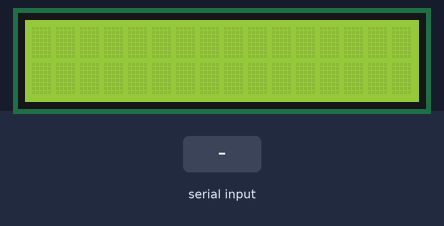
This sketch was run on a simulated Arduino Uno, built with avr-gcc and run on an emulated ATmega328P. Shown: 16×2 character LCD. The test bench sets the inputs (shaded band).

Above: at 1.2 s.
1.3 s: byte 30 received over Serial
2.8 s: byte 90 received over Serial
At 3.2 s:
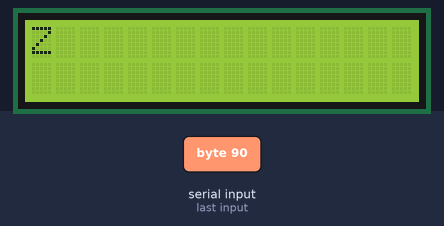
4.3 s: byte 120 received over Serial
At 5.5 s:
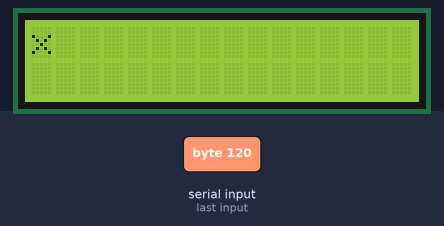
Timing chart, 0 to 7.3 s (numbered marks = the images above; inputs shaded):
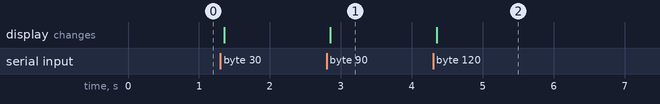

Measured:
- after the input at 2.8 s, the display: changes after 0.05 s (image 1)
- after the input at 4.3 s, the display: changes after 0.05 s (image 2)

The sketch:

16x2_lcd_read_serial.ino
```cpp
#include <LiquidCrystal.h>

// initialize the library with the numbers of the interface pins
LiquidCrystal lcd(12, 11, 5, 4, 3, 2);

void setup() {
  // set up the LCD's number of columns and rows:
  lcd.begin(16, 2);
  // initialize the serial communications:
  Serial.begin(9600);
}

void loop() {
  char msg;
  if (Serial.available()) {
    delay(50);
    lcd.clear();
    lcd.setCursor(0,0);
     if (Serial.available() > 16) {
      int i;
      while (i < 16) {
        msg = Serial.read();
        lcd.write(msg);
        i++;
      }
      lcd.setCursor(0,1);
      while (Serial.available() > 0) {
        msg = Serial.read();
        lcd.write(msg);
      }
    } else {
        while (Serial.available() > 0) {
          msg = Serial.read();
          lcd.write(msg);
        }
      }
  }
}
```
